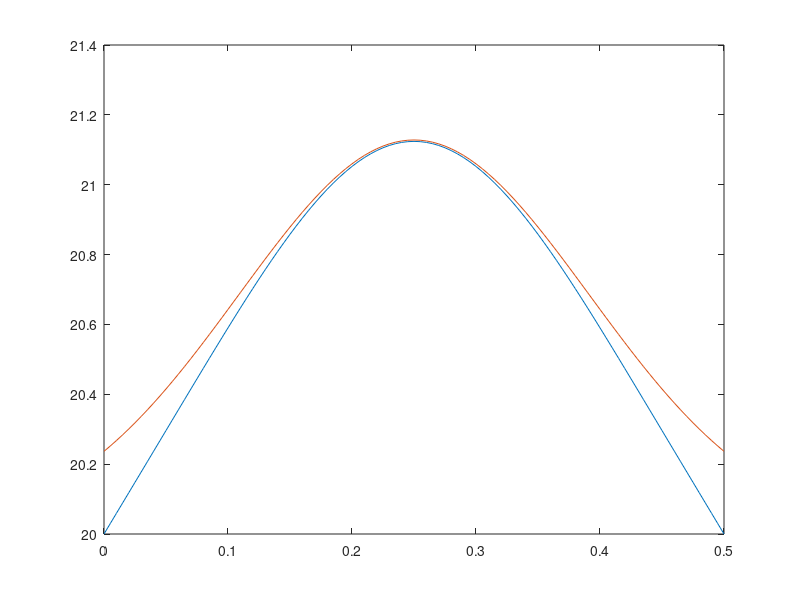

Recreate this plot in MATLAB.
function HeatCentralPeak_Explicit
  % Parametri fisici
  eta = 0.30;  L = 0.5; kappa = 10;
  % Delta x, Delta t
  N   = 101;  
  x   = linspace(0.0,L,N); 
  dx  = x(2)-x(1);
  dt  = (eta*dx^2)/kappa;
  % Impulso di calore iniziale
  T0           = 20;
  DeltaT       = 80;
  T            = ones(1,N)*T0;
  T((N-1)/2+1) = T0+DeltaT;
  % Evoluzione temporale
  t    = 0; tend = 1e-3;
  while t<tend
    plot(x,T);
    T(2:N-1) = T(2:N-1)+eta*(T(3:N)+T(1:N-2)-2*T(2:N-1));
    drawnow limitrate nocallbacks
    t = t+dt;
  end
  % Confronto con soluzione analitica
  sigma = sqrt(2*kappa*t);
  Tteo = T0+DeltaT*dx*normpdf(x,L/2,sigma);
  hold on;
  plot(x,Tteo);
  hold off;
end